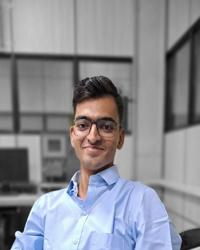
#> input picture Media/cropped_image.jpg, 200 x 250 px, found by its file name
$ python pract2.py
#> lines starting #> are read from the running program, lines starting #| are printed output that depends on the picture
from PIL import Image
import numpy as np
import matplotlib.pyplot as plt

# Histogram Stretching

# Method to process the red band of the image
def normalizeRed(intensity):
    iI      = intensity
    minI    = 86
    maxI    = 230
    minO    = 0
    maxO    = 255
    iO      = (iI-minI)*(((maxO-minO)/(maxI-minI))+minO)
    return iO

# Method to process the green band of the image
def normalizeGreen(intensity):
    iI      = intensity
    minI    = 90
    maxI    = 225
    minO    = 0
    maxO    = 255
    iO      = (iI-minI)*(((maxO-minO)/(maxI-minI))+minO)
    return iO

# Method to process the blue band of the image
def normalizeBlue(intensity):
    iI      = intensity
    minI    = 100
    maxI    = 210
    minO    = 0
    maxO    = 255
    iO      = (iI-minI)*(((maxO-minO)/(maxI-minI))+minO)
    return iO

imageObject     = Image.open("./Media/cropped_image.jpg")
#> imageObject is the input picture: PIL image 200x250 RGB; mean R, G, B 138.8, 139.8, 146.2

# Split the red, green and blue bands from the Image
multiBands      = imageObject.split()

# Apply point operations that does contrast stretching on each color band
normalizedRedBand      = multiBands[0].point(normalizeRed)
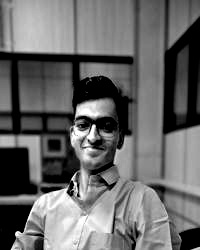
#> normalizedRedBand: PIL image 200x250 L; min 0, max 255, mean 103.7
normalizedGreenBand    = multiBands[1].point(normalizeGreen)
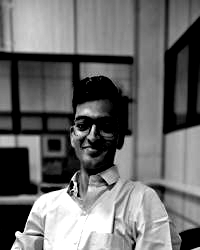
#> normalizedGreenBand: PIL image 200x250 L; min 0, max 255, mean 106.4
normalizedBlueBand     = multiBands[2].point(normalizeBlue)
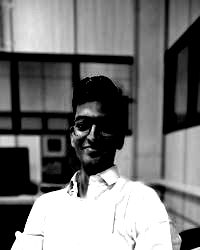
#> normalizedBlueBand: PIL image 200x250 L; min 0, max 255, mean 117.2

# Create a new image from the contrast stretched red, green and blue brands
normalizedImage = Image.merge("RGB", (normalizedRedBand, normalizedGreenBand, normalizedBlueBand))
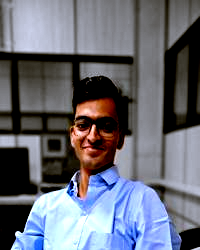
#> normalizedImage: PIL image 200x250 RGB; mean R, G, B 103.7, 106.4, 117.2
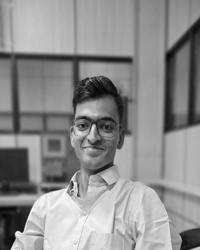
#> input picture Media/gray.jpg, 200 x 250 px, found by its file name
#> further down, image is the input picture: PIL image 200x250 L; min 0, max 255, mean 141.5

# Display and Saving the image after contrast stretching
normalizedImage.show()
normalizedImage.save('./Media/equalized.jpg')


# Histogram Equalization

def histogram_equalization(image):
    img_array = np.array(image)
    # Compute the histogram of the image
    histogram, _ = np.histogram(img_array, bins=256, range=(0, 255))
#> histogram = 256 values, max 626 at index 158, min 0 at index 1, mean 195.3

    # Compute the cumulative distribution function (CDF) of the histogram
    cdf = histogram.cumsum()
#> cdf = 256 values from 1 to 50000

    # Normalize the CDF to a 0-255 range
    cdf = (cdf - cdf.min()) * 255 / (cdf.max() - cdf.min())
#> cdf = 256 values from 0 to 255

    # Interpolate the CDF to get the equalization mapping
    img_equalized = cdf[img_array]
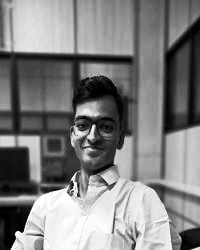
#> img_equalized: shape (250, 200) float64; min 0, max 255, mean 128.3

    # Create a new PIL image from the equalized NumPy array
    equalized_image = Image.fromarray(np.uint8(img_equalized))

    # Save the equalized image
    equalized_image.save('./Media/output_equalized.jpg')

    # Plot the histograms
    plt.figure(figsize=(12, 6))
    plt.subplot(121)
    plt.title('Original Image Histogram')
    plt.hist(img_array.flatten(), bins=256, range=(0, 255), density=True, color='b', alpha=0.6)
    plt.subplot(122)
    plt.title('Equalized Image Histogram')
    plt.hist(img_equalized.flatten(), bins=256, range=(0, 255), density=True, color='r', alpha=0.6)
    plt.tight_layout()
    plt.show()
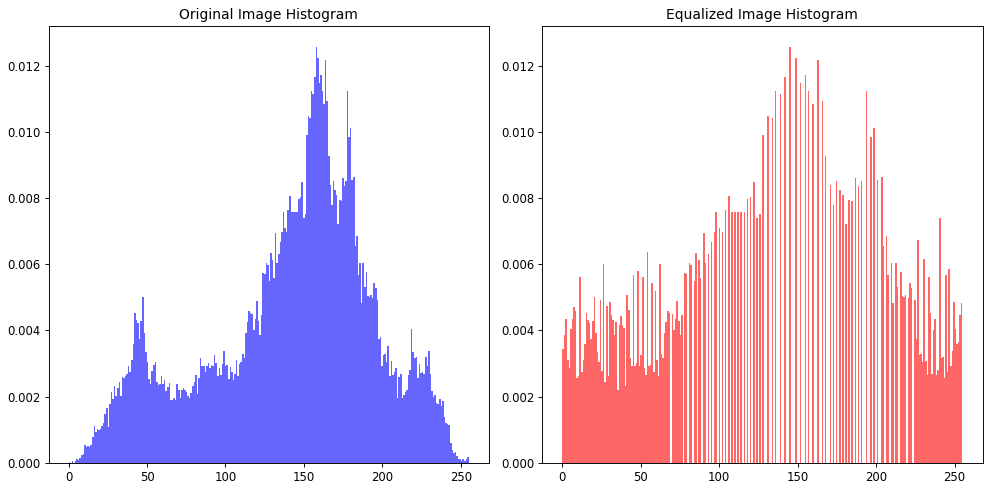
#> figure drawn by matplotlib, 2 panels; panel 1: tallest bar 0.0126 high, from x = 157.4 to 158.4; panel 2: tallest bar 0.0126 high, from x = 144.4 to 145.4

image = Image.open('./Media/gray.jpg')
histogram_equalization(image)
